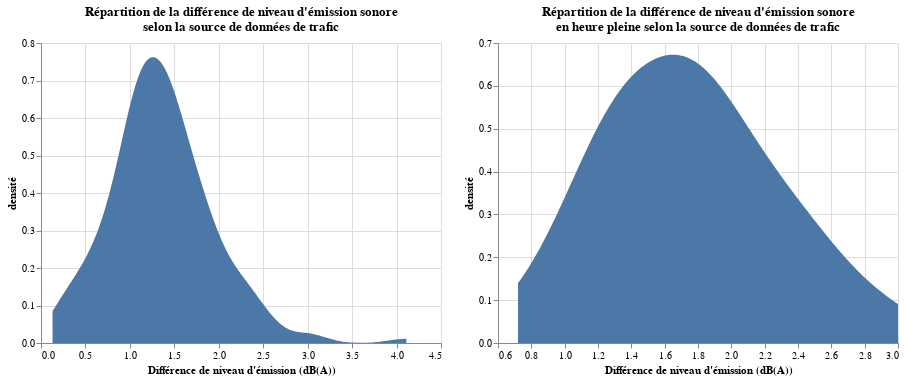

Here is the notebook cell this chart was saved with:
### Code cell
chartDensiteComplete | chartDensiteHeurePointe

### Figure 1 — Vega-Lite specification as saved in the notebook (floating-point values rounded to 4 significant figures; data arrays with more than 128 entries replaced by an {"elided": "..."} marker saying what was removed)
{"config": {"view": {"continuousWidth": 400, "continuousHeight": 300}}, "hconcat": [{"data": {"name": "data-2af2c5e4cccb4dc5ace62a02bdced212"}, "mark": "area", "encoding": {"x": {"field": "diff_emission_bruit", "title": "Différence de niveau d'émission (dB(A))", "type": "quantitative"}, "y": {"field": "density", "title": "densité", "type": "quantitative"}}, "title": ["Répartition de la différence de niveau d'émission sonore", "selon la source de données de trafic"], "transform": [{"density": "diff_emission_bruit", "as": ["diff_emission_bruit", "density"]}], "width": 400}, {"data": {"name": "data-1a186e11bcc91fbba958c6236df94be3"}, "mark": "area", "encoding": {"x": {"field": "diff_emission_bruit", "title": "Différence de niveau d'émission (dB(A))", "type": "quantitative"}, "y": {"field": "density", "title": "densité", "type": "quantitative"}}, "title": ["Répartition de la différence de niveau d'émission sonore", "en heure pleine selon la source de données de trafic"], "transform": [{"density": "diff_emission_bruit", "as": ["diff_emission_bruit", "density"]}], "width": 400}], "$schema": "https://vega.github.io/schema/vega-lite/v4.17.0.json", "datasets": {"data-2af2c5e4cccb4dc5ace62a02bdced212": {"elided": "187 records"}, "data-1a186e11bcc91fbba958c6236df94be3": [{"horodatage": "2022-03-31T17:00:00", "diff_emission_bruit": 2.23, "lwm_bm": 78.69, "lwm_cerema": 80.92}, {"horodatage": "2022-03-31T17:30:00", "diff_emission_bruit": 2.51, "lwm_bm": 80.6, "lwm_cerema": 83.11}, {"horodatage": "2022-03-31T18:00:00", "diff_emission_bruit": 1.89, "lwm_bm": 81.07, "lwm_cerema": 82.96}, {"horodatage": "2022-03-31T18:30:00", "diff_emission_bruit": 2.69, "lwm_bm": 80.42, "lwm_cerema": 83.11}, {"horodatage": "2022-04-01T07:30:00", "diff_emission_bruit": 1.86, "lwm_bm": 83.04, "lwm_cerema": 84.9}, {"horodatage": "2022-04-01T08:00:00", "diff_emission_bruit": 1.74, "lwm_bm": 82.8, "lwm_cerema": 84.54}, {"horodatage": "2022-04-01T08:30:00", "diff_emission_bruit": 1.89, "lwm_bm": 82.31, "lwm_cerema": 84.2}, {"horodatage": "2022-04-01T09:00:00", "diff_emission_bruit": 2.0, "lwm_bm": 80.9, "lwm_cerema": 82.9}, {"horodatage": "2022-04-01T17:00:00", "diff_emission_bruit": 2.37, "lwm_bm": 79.85, "lwm_cerema": 82.22}, {"horodatage": "2022-04-01T17:30:00", "diff_emission_bruit": 1.3, "lwm_bm": 80.82, "lwm_cerema": 82.12}, {"horodatage": "2022-04-01T18:00:00", "diff_emission_bruit": 1.14, "lwm_bm": 81.69, "lwm_cerema": 82.83}, {"horodatage": "2022-04-01T18:30:00", "diff_emission_bruit": 1.73, "lwm_bm": 81.11, "lwm_cerema": 82.84}, {"horodatage": "2022-04-02T07:30:00", "diff_emission_bruit": 1.3, "lwm_bm": 75.61, "lwm_cerema": 76.91}, {"horodatage": "2022-04-02T08:00:00", "diff_emission_bruit": 1.75, "lwm_bm": 75.7, "lwm_cerema": 77.45}, {"horodatage": "2022-04-02T08:30:00", "diff_emission_bruit": 2.19, "lwm_bm": 76.41, "lwm_cerema": 78.6}, {"horodatage": "2022-04-02T09:00:00", "diff_emission_bruit": 1.18, "lwm_bm": 78.36, "lwm_cerema": 79.54}, {"horodatage": "2022-04-02T17:00:00", "diff_emission_bruit": 1.8, "lwm_bm": 80.34, "lwm_cerema": 82.14}, {"horodatage": "2022-04-02T17:30:00", "diff_emission_bruit": 1.46, "lwm_bm": 81.08, "lwm_cerema": 82.54}, {"horodatage": "2022-04-02T18:00:00", "diff_emission_bruit": 1.39, "lwm_bm": 81.15, "lwm_cerema": 82.54}, {"horodatage": "2022-04-02T18:30:00", "diff_emission_bruit": 1.69, "lwm_bm": 80.3, "lwm_cerema": 81.99}, {"horodatage": "2022-04-03T07:30:00", "diff_emission_bruit": 0.72, "lwm_bm": 70.26, "lwm_cerema": 70.98}, {"horodatage": "2022-04-03T08:00:00", "diff_emission_bruit": 1.0, "lwm_bm": 70.31, "lwm_cerema": 71.31}, {"horodatage": "2022-04-03T08:30:00", "diff_emission_bruit": 1.47, "lwm_bm": 72.26, "lwm_cerema": 73.73}, {"horodatage": "2022-04-03T09:00:00", "diff_emission_bruit": 1.36, "lwm_bm": 73.3, "lwm_cerema": 74.66}, {"horodatage": "2022-04-03T17:00:00", "diff_emission_bruit": 1.7, "lwm_bm": 79.04, "lwm_cerema": 80.74}, {"horodatage": "2022-04-03T17:30:00", "diff_emission_bruit": 1.08, "lwm_bm": 80.48, "lwm_cerema": 81.56}, {"horodatage": "2022-04-03T18:00:00", "diff_emission_bruit": 1.52, "lwm_bm": 80.01, "lwm_cerema": 81.53}, {"horodatage": "2022-04-03T18:30:00", "diff_emission_bruit": 1.32, "lwm_bm": 79.53, "lwm_cerema": 80.85}, {"horodatage": "2022-04-04T07:30:00", "diff_emission_bruit": 2.46, "lwm_bm": 82.98, "lwm_cerema": 85.44}, {"horodatage": "2022-04-04T08:00:00", "diff_emission_bruit": 2.21, "lwm_bm": 83.01, "lwm_cerema": 85.22}, {"horodatage": "2022-04-04T08:30:00", "diff_emission_bruit": 3.0, "lwm_bm": 81.8, "lwm_cerema": 84.8}, {"horodatage": "2022-04-04T09:00:00", "diff_emission_bruit": 1.97, "lwm_bm": 81.34, "lwm_cerema": 83.31}]}}
